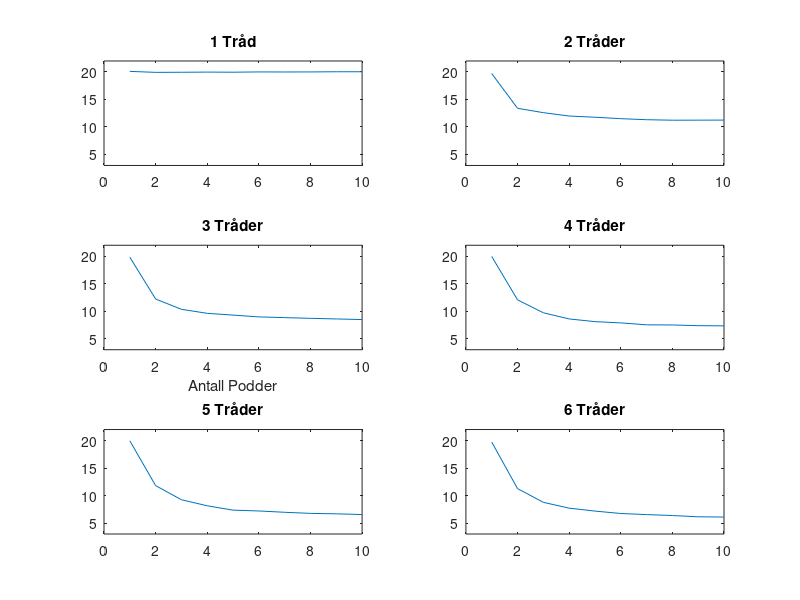
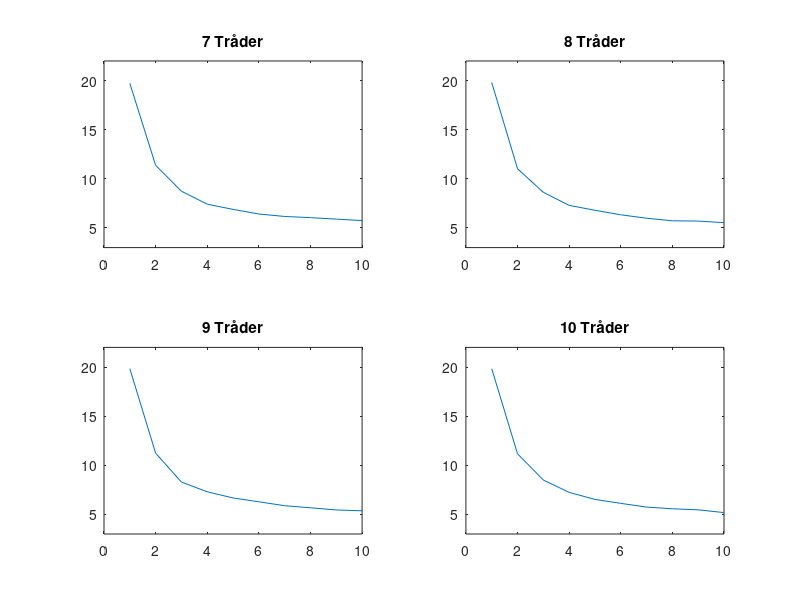
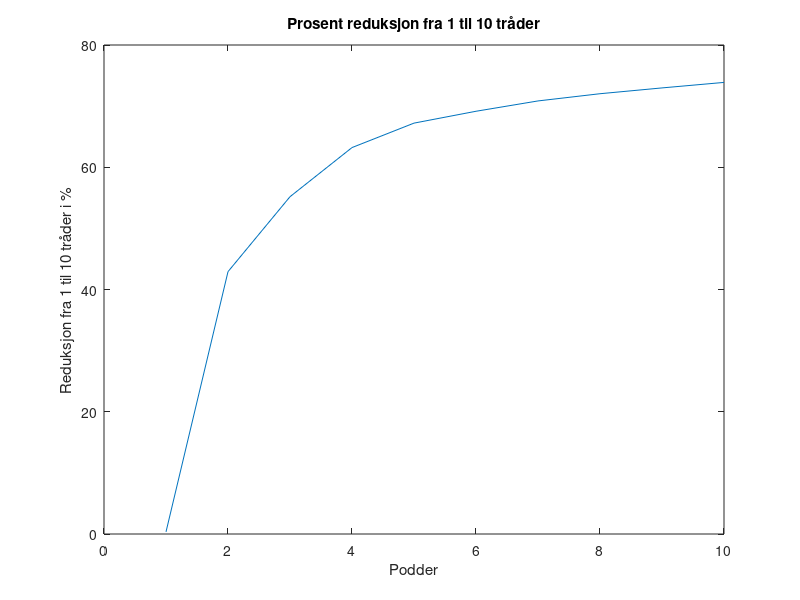

Here is the MATLAB script that generated these plots, in order:
clear;
close all;
x = 1:1:10
trad1 = [20.11, 19.93,19.95,19.98,19.96,20.01,20,20.01,20.04,20.04]
trad2 = [19.71,13.4,12.6,11.99,11.77,11.51,11.32,11.23,11.24,11.25]
trad3 = [19.83,12.23,10.35,9.62,9.3,8.97,8.84,8.71,8.6,8.49]
trad4 = [19.96,12.07,9.72,8.6,8.11,7.88,7.53,7.5,7.38,7.34]
trad5 = [19.95,11.8,9.23,8.13,7.34,7.19,6.95,6.75,6.67,6.54]
trad6 = [19.72,11.26,8.76,7.7,7.17,6.73,6.53,6.36,6.13,6.08]
trad7 = [19.73,11.38,8.74,7.42,6.89,6.42,6.17,6.05,5.9,5.75]
trad8 = [19.81,11.03,8.63,7.3,6.8,6.34,5.99,5.73,5.7,5.54]
trad9 = [19.84,11.23,8.29,7.3,6.67,6.28,5.88,5.67,5.45,5.36]
trad10 = [19.83,11.17,8.49,7.24,6.52,6.12,5.74,5.57,5.46,5.18]

endring = [0.348,42.92,55.18,63.22,67.22,69.16,70.85,72.03,72.98,73.88]


figure;
subplot (321);
  plot(x, trad1);
  ylim([3 22])
  title ("1 Tråd")

subplot (322);
  plot(x, trad2)
  ylim([3 22])
  title("2 Tråder")

subplot(323);
  plot(x, trad3)
  ylim([3 22])
  title("3 Tråder")
  xlabel("Antall Podder")
  
subplot(324);
  plot(x, trad4)
  ylim([3 22])
  title("4 Tråder")
subplot(325);
  plot(x, trad5)
  ylim([3 22])
  title("5 Tråder")
subplot(326);
  plot(x, trad6)
  ylim([3 22])
  title("6 Tråder")

figure;
subplot(221);
  plot(x, trad7)
  ylim([3 22])
  title("7 Tråder")
subplot(222);
  plot(x, trad8)
  ylim([3 22])
  title("8 Tråder")
subplot(223);
  plot(x, trad9)
  ylim([3 22])
  title("9 Tråder")
subplot(224);
  plot(x, trad10)
  ylim([3 22])
  title("10 Tråder")
  
figure;
plot(x, endring)
title("Prosent reduksjon fra 1 til 10 tråder")
xlabel("Podder")
ylabel("Reduksjon fra 1 til 10 tråder i %")